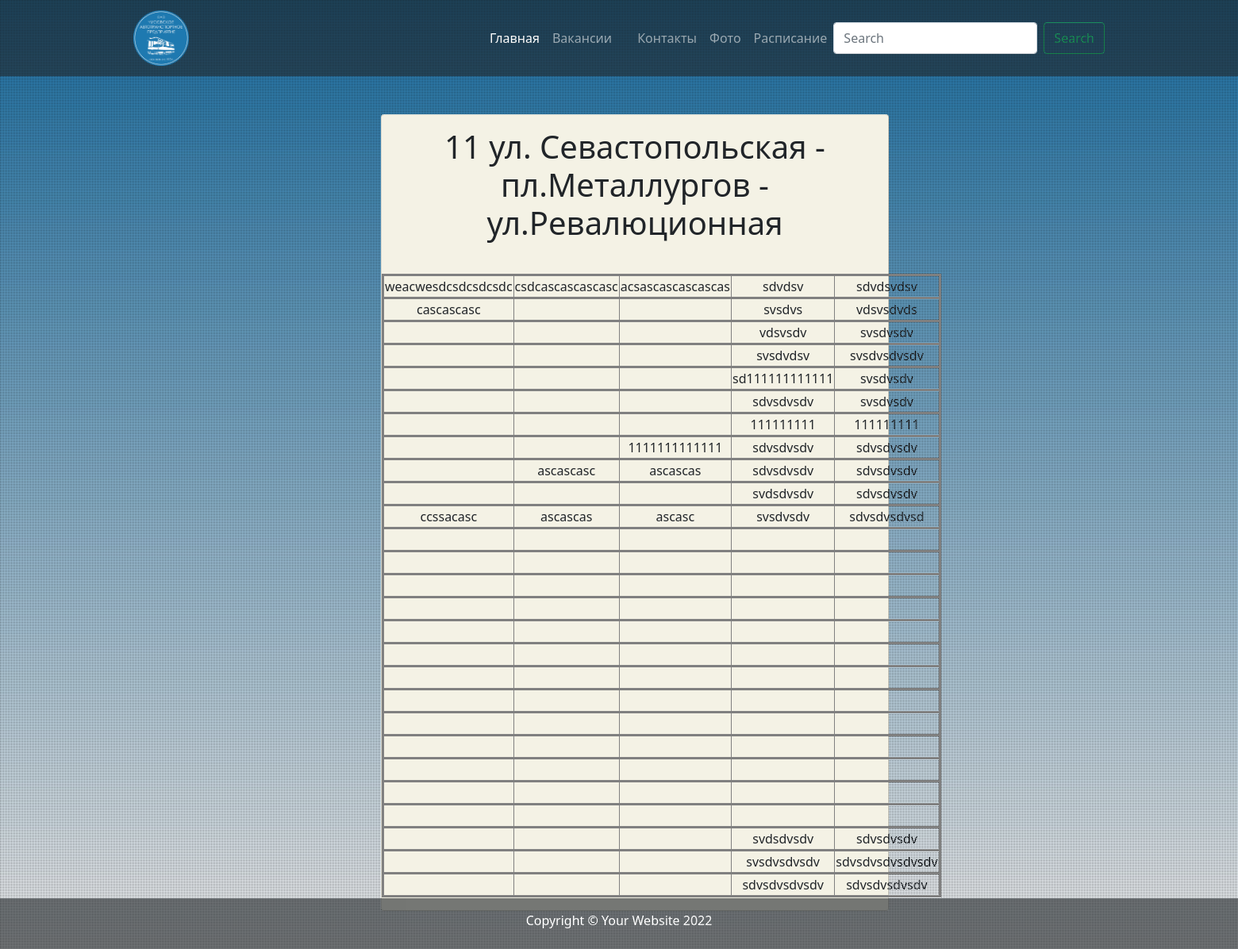
Screenshot of /bus/city_bus/2/ with the database file from the repository.
### station/models.py (models this page shows, shortened)
class RoutesCity(models.Model):
    number = models.CharField(max_length=20)
    track = models.CharField(max_length=100)
    content = HTMLField()
    class Meta:
        verbose_name = 'Городские маршруты'

### station/views.py (the view)
# urls.py: path('city_bus/<int:pk>/', CityBusDetail.as_view(), name='city_bus_detail'),
class CityBusDetail(DetailView):
    template_name = 'city_bus_detail.html'
    context_object_name = 'bus_detail'
    queryset = RoutesCity.objects.all()
    def get_context_data(self, **kwargs):
        context = super().get_context_data(**kwargs)
        context['is_aut'] = self.request.user.groups.exists()
        return context

### templates/city_bus_detail.html (shortened to what this page needs)
<!DOCTYPE html>
{% extends 'base.html' %}
    {% block content %}
    <div class="centrovoi">
    <div class="col-lg-5 align-items-center my-5">
        <div class="card h-100">
            <p><h1>{{ bus_detail.number }} {{ bus_detail.track }}</h1></p>
         <p>{{ bus_detail.content | safe }}</p>
        </div>
    </div>
    </div>
    {% endblock content %}

### rows the page displays
RoutesCity: number "11", track "ул. Севастопольская - пл.Металлургов - ул.Ревалюционная", content "weacwesdcsdcsdcsdc csdcascascascasc acsascascascascas sdvdsv sdvdsvdsv cascascasc svsdvs vdsvsdvds vdsvsdv svsdvsdv svsdvdsv svsdvsdvsdv sd111111111111 svsdvsdv sdvsdvsdv svsdvsdv 111111111 111111111 1111111111111 sdvsdvsdv sdvsdvsdv ascascasc ascascas sdvsdvsdv sdvsdvsdv svdsdvsdv sdvsdvsdv ccssacasc ascascas ascasc svsdvsdv sdvsdvsdvsd svdsdvsdv sdvsdvsdv svsdvsdvsdv sdvsdvsdvsdvsdv sdvsdvsdvsdv sdvsdvsdvsdv"
